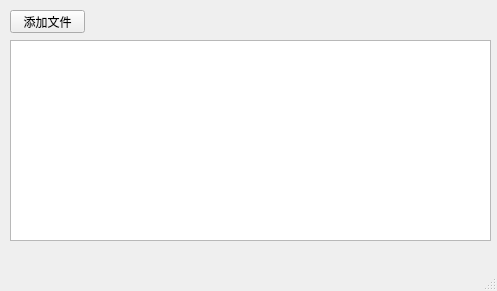
<?xml version="1.0" encoding="UTF-8"?>
<ui version="4.0">
 <class>MainWindow</class>
 <widget class="QMainWindow" name="MainWindow">
  <property name="geometry">
   <rect>
    <x>0</x>
    <y>0</y>
    <width>497</width>
    <height>291</height>
   </rect>
  </property>
  <property name="windowTitle">
   <string>MainWindow</string>
  </property>
  <widget class="QWidget" name="centralwidget">
   <widget class="QPushButton" name="pushButton">
    <property name="geometry">
     <rect>
      <x>10</x>
      <y>10</y>
      <width>75</width>
      <height>23</height>
     </rect>
    </property>
    <property name="text">
     <string>添加文件</string>
    </property>
   </widget>
   <widget class="QListView" name="listView">
    <property name="geometry">
     <rect>
      <x>10</x>
      <y>40</y>
      <width>481</width>
      <height>201</height>
     </rect>
    </property>
   </widget>
  </widget>
  <widget class="QMenuBar" name="menubar">
   <property name="geometry">
    <rect>
     <x>0</x>
     <y>0</y>
     <width>497</width>
     <height>23</height>
    </rect>
   </property>
  </widget>
  <widget class="QStatusBar" name="statusbar"/>
 </widget>
 <resources/>
 <connections/>
</ui>
